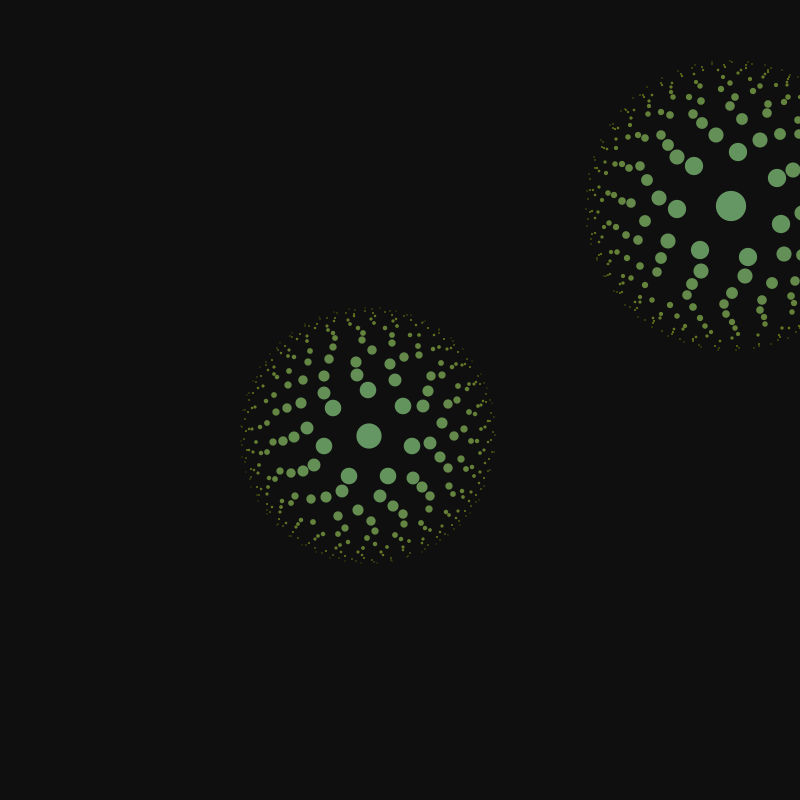
Frame 1 (no input)
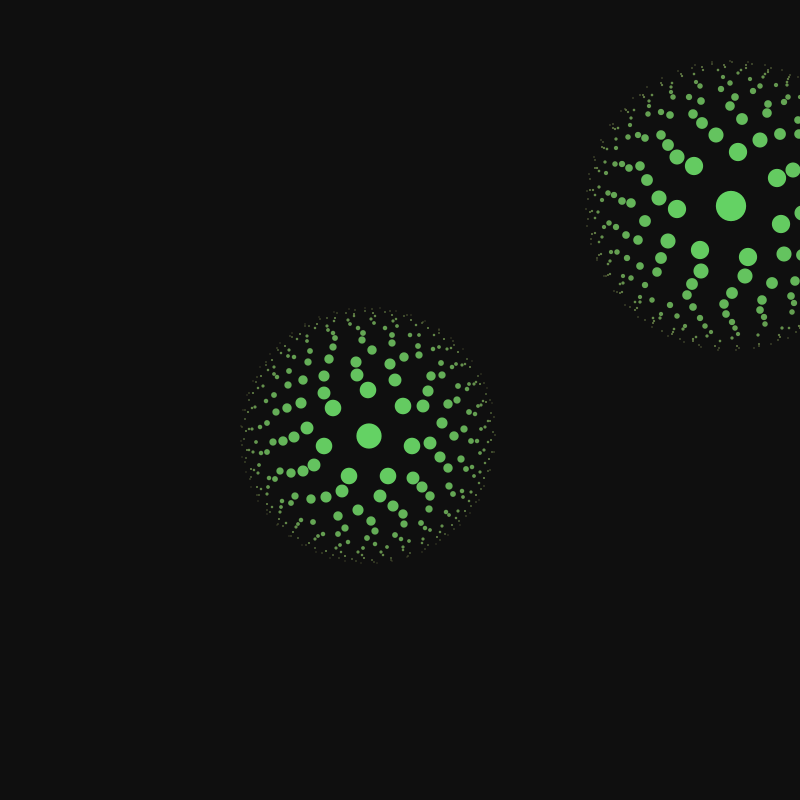
Frame 60 (the mouse pressed at the canvas centre just before this capture)
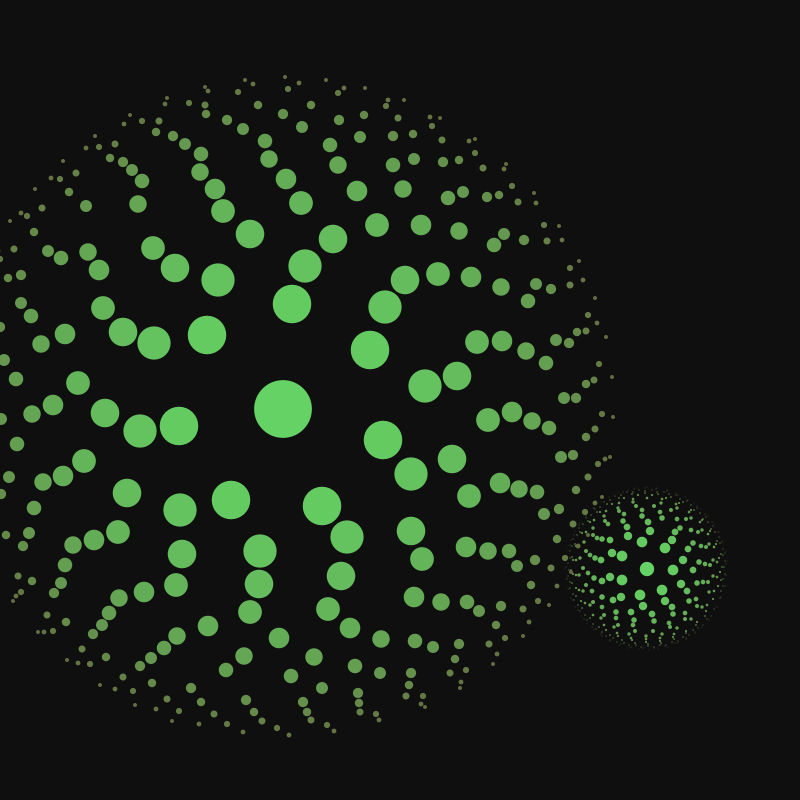
Frame 120 (the mouse held since frame 60 and released just before this capture)

The Processing sketch that drew these frames (run headless with seeded random() and noise(); from frame 60 on, the mouse is pressed at the canvas centre):

// Processing sketch: circles
// ── circles.pde
import java.util.*;
int cols, rows;
ArrayList<CircleObj> circles = new ArrayList<CircleObj>();
int startCirclesToPlace;
float maxCircleRadius;
int padding;
int lps = 15;

void setup() {
  size(800, 800);
  frameRate(100);
  background(15);
  cols = width;
  rows = height;
  noStroke();
  ellipseMode(CENTER);
  maxCircleRadius = random(55, 75);
  padding = 0;

  startCirclesToPlace = 2;
  setupCircles(maxCircleRadius, padding, startCirclesToPlace);
}

void setupCircles(float maxRad, int pad, int n) {
  circles.clear();
  // start circles
  while (n > 0) {
    CircleObj tempCircle = new CircleObj(random(20,maxRad), pad);
    if (tempCircle.validate(circles)) {
      circles.add(tempCircle);
      n--;
    }
  }

  ArrayList<CircleObj> newCircles = new ArrayList<CircleObj>();
  for (Iterator<CircleObj> it = circles.iterator(); it.hasNext(); ) {
    CircleObj c = it.next();
    newCircles.addAll(c.surround(lps));
  }
  circles.addAll(newCircles);
}

void mousePressed() {
  setupCircles(maxCircleRadius, padding, startCirclesToPlace);
}

void draw() {
  background(15);
  for (Iterator<CircleObj> it = circles.iterator(); it.hasNext(); ) {
    CircleObj c = it.next();
    c.display();
  }
}
// ── CircleObj.pde
class CircleObj {
  int x, y, level;
  float radius;
  color col;
  int colorOffset = 0;

  CircleObj(float maxRad, int padding) {
    this((int)random(padding+maxRad, cols-(padding+maxRad)), (int)random(padding+maxRad, rows-(padding+maxRad)), random(maxRad-15, maxRad), color(255), 0);
  }

  CircleObj(int _x, int _y, float rad, color col, int level) {
    this.col = col;
    this.x = _x;
    this.y = _y;
    this.radius = rad;
    this.level = level;
    this.colorOffset = 0;
  }  
  void display() {
    this.colorOffset = this.colorOffset+1;

    fill(lerpColor(color(100, (150+this.colorOffset)%255, 100), color(100, 100, (this.colorOffset)%255), this.level/(float)lps));
    ellipse(this.x, this.y, this.radius, this.radius);
  }

  float distance(CircleObj c2) {
    return sqrt(sq(c2.x-this.x)+sq(c2.y-this.y));
  }

  boolean collide(CircleObj c2) {
    return distance(c2) <= c2.radius + this.radius;
  }

  boolean validate(ArrayList<CircleObj> circs) {
    boolean valid = true;
    for (Iterator<CircleObj> it = circs.iterator(); it.hasNext(); ) {
      CircleObj c2 = it.next();
      if (this.collide(c2)) {
        valid = false;
        break;
      }
    }
    return valid;
  }

  // add surrounding circles
  ArrayList<CircleObj> surround(int loops) {
    ArrayList<CircleObj> newCircles = new ArrayList<CircleObj>();
    float totalRadius = this.radius;
    float lastRadius = this.radius;
    int n = 1;
    for (int l = 0; l < loops; l++) {
      float newRadius = lastRadius*random(.77, .89);
      float angleInDegrees = random(0, 360);

      n = n+3;

      float step = 360/n;
      for (int i = 0; i < n; i++) {
        float u = (float)(totalRadius * cos(angleInDegrees * PI / 180.0)) + this.x;
        float v = (float)(totalRadius * sin(angleInDegrees * PI / 180.0)) + this.y;
        CircleObj tempc = new CircleObj((int)u, (int)v, newRadius, color(255), l);
        if (tempc.validate(circles)) {
          newCircles.add(tempc);
        }
        angleInDegrees += step;
      }
      lastRadius = newRadius;
      totalRadius += newRadius;
    }
    return newCircles;
  }
}
